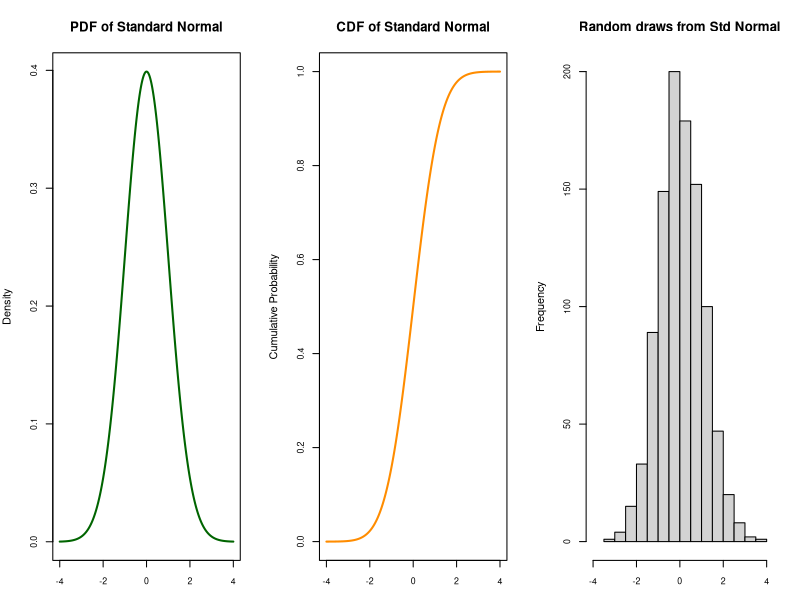

Generate this figure with R:
# Note: R does not allow multiple line comments
# set the random seed
set.seed(3000)

# set range of the x parameter
xseq<-seq(-4,4,.01)

# Create PDF
densities<-dnorm(xseq, 0,1)

# Create CDF
cumulative<-pnorm(xseq, 0, 1)

# Create the toys
randomdeviates<-rnorm(1000,0,1)

# Give the chart file a name.
# the filename should be before the par command
png("/Users/kulkarni/data_science/TutsR/plots/Gaussian_demo.png")

# Create plot frame
par(mfrow=c(1,3), mar=c(3,4,4,2))

# Plot the PDF
plot(xseq, densities, col="darkgreen",xlab="", ylab="Density", type="l",lwd=2, cex=2, main="PDF of Standard Normal", cex.axis=.8)

#plot the CDE
plot(xseq, cumulative, col="darkorange", xlab="", ylab="Cumulative Probability",type="l",lwd=2, cex=2, main="CDF of Standard Normal", cex.axis=.8)

# Plot the distribution
hist(randomdeviates, main="Random draws from Std Normal", cex.axis=.8, xlim=c(-4,4))

# Save the file.
dev.off()
